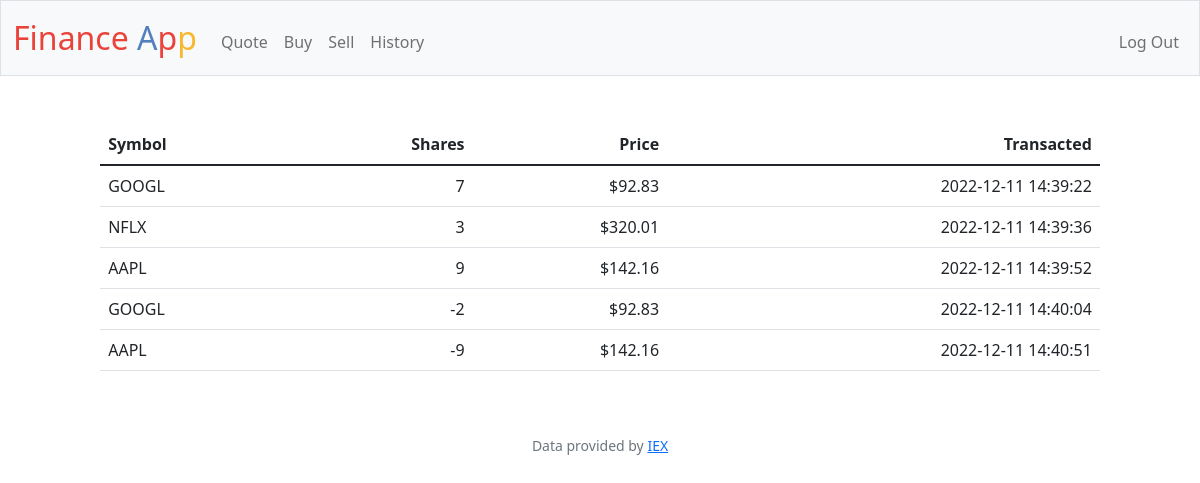
Screenshot of /history (signed in) with the database file from the repository.
### tables this page shows
CREATE TABLE transactions (
    transaction_id INTEGER NOT NULL,
    symbol TEXT NOT NULL,
    shares INTEGER NOT NULL,
    price INTEGER NOT NULL,
    time DATETIME DEFAULT CURRENT_TIMESTAMP
);

### app.py (the view)
@app.route("/history")
@login_required
def history():
    history = db.execute("SELECT * FROM transactions WHERE transaction_id = ? ORDER BY time", session["user_id"])
    return render_template("history.html", history=history)

### app.py (called while the page is built)
@app.after_request
def after_request(response):
    response.headers["Cache-Control"] = "no-cache, no-store, must-revalidate"
    response.headers["Expires"] = 0
    response.headers["Pragma"] = "no-cache"
    return response

### helpers.py (called while the page is built)
def login_required(f):
    @wraps(f)
    def decorated_function(*args, **kwargs):
        if session.get("user_id") is None:
            return redirect("/login")
        return f(*args, **kwargs)
    return decorated_function

def usd(value):
    return f"${value:,.2f}"

### templates/history.html (shortened to what this page needs)
{% extends "layout.html" %}
{% block main %}
<div style="margin:auto; width:85%">
    <table class="table">
        <thead>
            <tr>
                <th class="text-start">Symbol</th>
                <th class="text-end">Shares</th>
                <th class="text-end">Price</th>
                <th class="text-end">Transacted</th>
            </tr>
        </thead>
        <tbody>
        {% for share in history%}
            <tr>
                <td class="text-start">{{share.symbol|upper}}</td>
                <td class="text-end">{{share.shares}}</td>
                <td class="text-end">{{share.price|usd}}</td>
                <td class="text-end">{{share.time}}</td>
            </tr>
        {% endfor %}
        </tbody>
    </table>
</div>
{% endblock %}

### templates/layout.html (shortened to what this page needs)
<!DOCTYPE html>
<html lang="en">
    <head>
        <link href="https://cdn.jsdelivr.net/npm/bootstrap@5.1.3/dist/css/bootstrap.min.css" rel="stylesheet">
        <link href="/static/styles.css" rel="stylesheet">
    </head>
    <body>
        <nav class="bg-light border navbar navbar-expand-md navbar-light">
            <div class="container-fluid">
                <a class="navbar-brand" href="/"><span class="red">Finance </span><span class="blue">A</span><span class="red">p</span><span class="yellow">p</span></a>
                <div class="collapse navbar-collapse" id="navbar">
                    {% if session["user_id"] %}
                        <ul class="navbar-nav me-auto mt-2">
                            <li class="nav-item"><a class="nav-link" href="/quote">Quote</a></li>
                            <li class="nav-item"><a class="nav-link" href="/buy">Buy</a></li>
                            <li class="nav-item"><a class="nav-link" href="/sell">Sell</a></li>
                            <li class="nav-item"><a class="nav-link" href="/history">History</a></li>
                        </ul>
                        <ul class="navbar-nav ms-auto mt-2">
                            <li class="nav-item"><a class="nav-link" href="/logout">Log Out</a></li>
                        </ul>
                    {% else %}
                        <ul class="navbar-nav ms-auto mt-2">
                            <li class="nav-item"><a class="nav-link" href="/register">Register</a></li>
                            <li class="nav-item"><a class="nav-link" href="/login">Log In</a></li>
                        </ul>
                    {% endif %}
                </div>
            </div>
        </nav>
        <main class="container-fluid py-5 text-center">
            {% block main %}{% endblock %}
        </main>
        <footer class="mb-5 small text-center text-muted">
            Data provided by <a href="https://iexcloud.io/">IEX</a>
        </footer>
    </body>
</html>

### static/styles.css (style rules this page uses)
nav .navbar-brand { font-size: xx-large; }
nav .navbar-brand .blue { color: #537fbe; }
nav .navbar-brand .red { color: #ea433b; }
nav .navbar-brand .yellow { color: #f5b82e; }

### rows the page displays
transactions: symbol "GOOGL", shares "7", price "$92.83", time "2022-12-11 14:39:22"
transactions: symbol "NFLX", shares "3", price "$320.01", time "2022-12-11 14:39:36"
transactions: symbol "AAPL", shares "9", price "$142.16", time "2022-12-11 14:39:52"
transactions: symbol "GOOGL", shares "-2", price "$92.83", time "2022-12-11 14:40:04"
transactions: symbol "AAPL", shares "-9", price "$142.16", time "2022-12-11 14:40:51"
